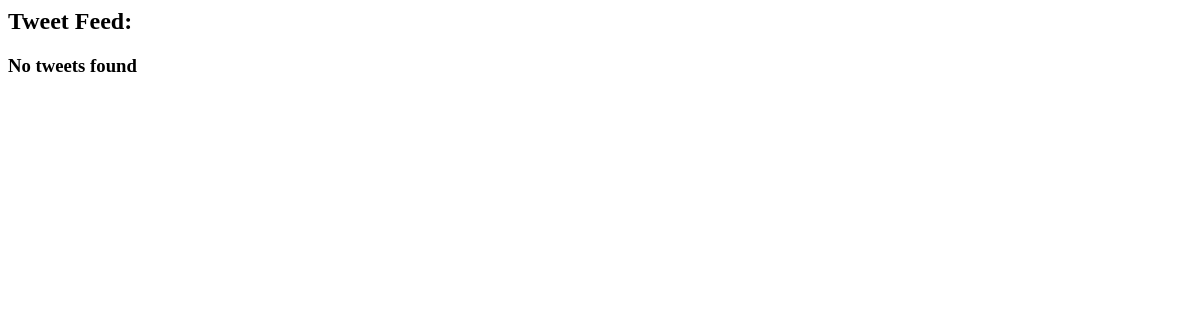
/tweet/58/, run on an earlier commit of the app's database.
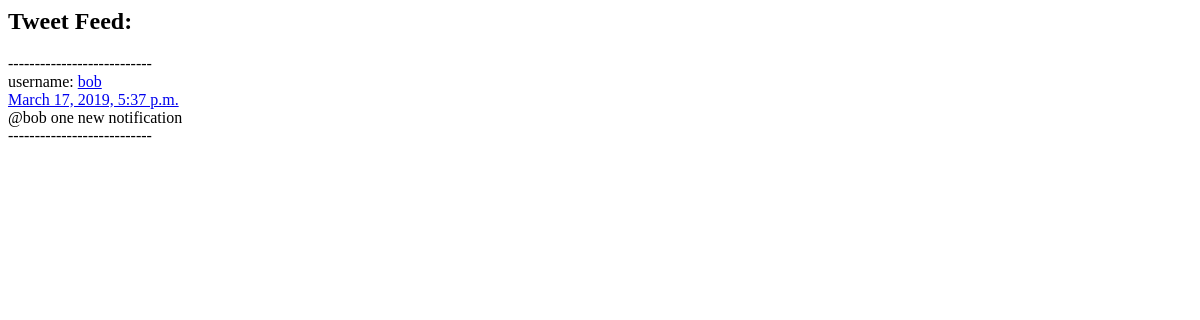
And on a later commit of the database.
### twitterdjango/tweet/models.py (models this page shows)
class Tweet(models.Model):
    body = models.CharField(max_length=140)
    date_created = models.DateTimeField(auto_now_add=True, blank=True)
    userprofile = models.ForeignKey(
        TwitterUser, on_delete=models.CASCADE)

### twitterdjango/twitteruser/models.py (models this page shows)
class TwitterUser(models.Model):
    username = models.CharField(max_length=15)
    date_created = models.DateTimeField(auto_now_add=True, blank=True)
    bio = models.CharField(max_length=200)
    user = models.OneToOneField(User, on_delete=models.CASCADE)
    following = models.ManyToManyField('self', symmetrical=False, blank=True)

### twitterdjango/tweet/views.py (the view)
# urls.py: path('tweet/<int:pk>/', views.tweetid, name='tweetid'),
def tweetid(request, pk):
    html = 'twitterfeed.html'
    page_options = {}
    tweet = Tweet.objects.filter(pk=pk)
    page_options.update({"tweets": tweet})
    return render(request, html, page_options)

### twitterdjango/templates/twitterfeed.html (shortened to what this page needs)
<h2>Tweet Feed:</h2>
<div class="pure-menu pure-menu-scrollable">
  {%for tweet in tweets%}
  <div>
    <div>---------------------------</div>
    <div>
      username:
      <a href="{% url 'profile' tweet.userprofile.username %}">
        {{ tweet.userprofile.username }}
      </a>
    </div>
    <div>
      <a href="{%url 'tweetid' tweet.pk%}">{{ tweet.date_created }} </a>
    </div>
    <div>{{ tweet.body }}</div>
    <div>---------------------------</div>
    {%endfor%} {%if not tweets%}
  </div>
  <h3>No tweets found</h3>
  {%endif%}
</div>

What changed in the data, as far as the page shows it:
added Tweet: userprofile.username "bob", date_created "March 17, 2019, 5:37 p.m.", body "@bob one new notification"
Also different on the page:
text no longer shown: "No tweets found"
